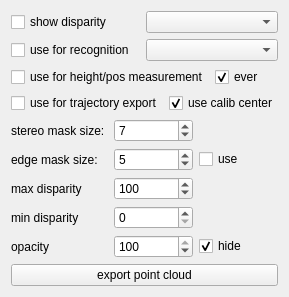
<?xml version="1.0" encoding="UTF-8"?>
<ui version="4.0">
 <class>Stereo</class>
 <widget class="QWidget" name="Stereo">
  <property name="geometry">
   <rect>
    <x>0</x>
    <y>0</y>
    <width>267</width>
    <height>274</height>
   </rect>
  </property>
  <layout class="QVBoxLayout" name="verticalLayout">
   <item>
    <layout class="QHBoxLayout" name="horizontalLayout">
     <property name="spacing">
      <number>2</number>
     </property>
     <item>
      <widget class="QCheckBox" name="stereoShowDisparity">
       <property name="text">
        <string>show disparity</string>
       </property>
      </widget>
     </item>
     <item>
      <widget class="QComboBox" name="stereoColor"/>
     </item>
    </layout>
   </item>
   <item>
    <layout class="QHBoxLayout" name="horizontalLayout_4">
     <property name="spacing">
      <number>2</number>
     </property>
     <item>
      <widget class="QCheckBox" name="stereoUseForReco">
       <property name="toolTip">
        <string>the recognition is not only done by markers; the height profile of a person is searched inside the disparity map</string>
       </property>
       <property name="text">
        <string>use for recognition</string>
       </property>
      </widget>
     </item>
     <item>
      <widget class="QComboBox" name="stereoDispAlgo"/>
     </item>
    </layout>
   </item>
   <item>
    <layout class="QHBoxLayout" name="horizontalLayout_2">
     <property name="spacing">
      <number>6</number>
     </property>
     <item>
      <widget class="QCheckBox" name="stereoUseForHeight">
       <property name="toolTip">
        <string>enable, if the disparity should be used to measure the position in 3D space and use it for height measurement</string>
       </property>
       <property name="text">
        <string>use for height/pos measurement</string>
       </property>
      </widget>
     </item>
     <item>
      <widget class="QCheckBox" name="stereoUseForHeightEver">
       <property name="enabled">
        <bool>true</bool>
       </property>
       <property name="text">
        <string>ever</string>
       </property>
       <property name="checked">
        <bool>true</bool>
       </property>
      </widget>
     </item>
    </layout>
   </item>
   <item>
    <layout class="QHBoxLayout" name="horizontalLayout_3">
     <item>
      <widget class="QCheckBox" name="stereoUseForExport">
       <property name="toolTip">
        <string>the calculated 3D data is directly used for trajectory export; values in the calibration tab are ignored (for uneven videos)</string>
       </property>
       <property name="text">
        <string>use for trajectory export</string>
       </property>
      </widget>
     </item>
     <item>
      <widget class="QCheckBox" name="stereoUseCalibrationCenter">
       <property name="toolTip">
        <string>while exporting pointGrey data directly, the coordinate center of calibration tab is used</string>
       </property>
       <property name="text">
        <string>use calib center</string>
       </property>
       <property name="checked">
        <bool>true</bool>
       </property>
      </widget>
     </item>
    </layout>
   </item>
   <item>
    <layout class="QGridLayout" name="gridLayout">
     <item row="1" column="0">
      <widget class="QLabel" name="label">
       <property name="text">
        <string>stereo mask size: </string>
       </property>
      </widget>
     </item>
     <item row="2" column="0">
      <widget class="QLabel" name="label_2">
       <property name="text">
        <string>edge mask size: </string>
       </property>
      </widget>
     </item>
     <item row="4" column="0">
      <widget class="QLabel" name="label_4">
       <property name="text">
        <string>min disparity</string>
       </property>
      </widget>
     </item>
     <item row="1" column="1">
      <widget class="QSpinBox" name="stereoMaskSize">
       <property name="keyboardTracking">
        <bool>false</bool>
       </property>
       <property name="minimum">
        <number>1</number>
       </property>
       <property name="maximum">
        <number>23</number>
       </property>
       <property name="singleStep">
        <number>2</number>
       </property>
       <property name="value">
        <number>7</number>
       </property>
      </widget>
     </item>
     <item row="2" column="1">
      <widget class="QSpinBox" name="edgeMaskSize">
       <property name="keyboardTracking">
        <bool>false</bool>
       </property>
       <property name="minimum">
        <number>3</number>
       </property>
       <property name="maximum">
        <number>11</number>
       </property>
       <property name="singleStep">
        <number>2</number>
       </property>
       <property name="value">
        <number>5</number>
       </property>
      </widget>
     </item>
     <item row="3" column="1">
      <widget class="QSpinBox" name="maxDisparity">
       <property name="keyboardTracking">
        <bool>false</bool>
       </property>
       <property name="maximum">
        <number>999</number>
       </property>
       <property name="value">
        <number>100</number>
       </property>
      </widget>
     </item>
     <item row="4" column="1">
      <widget class="QSpinBox" name="minDisparity">
       <property name="keyboardTracking">
        <bool>false</bool>
       </property>
       <property name="maximum">
        <number>999</number>
       </property>
      </widget>
     </item>
     <item row="3" column="0">
      <widget class="QLabel" name="label_3">
       <property name="text">
        <string>max disparity</string>
       </property>
      </widget>
     </item>
     <item row="2" column="2">
      <widget class="QCheckBox" name="useEdge">
       <property name="text">
        <string>use</string>
       </property>
      </widget>
     </item>
     <item row="5" column="0">
      <widget class="QLabel" name="label_5">
       <property name="text">
        <string>opacity</string>
       </property>
      </widget>
     </item>
     <item row="5" column="1">
      <widget class="QSpinBox" name="opacity">
       <property name="maximum">
        <number>100</number>
       </property>
       <property name="value">
        <number>100</number>
       </property>
      </widget>
     </item>
     <item row="5" column="2">
      <widget class="QCheckBox" name="hideWrong">
       <property name="text">
        <string>hide</string>
       </property>
       <property name="checked">
        <bool>true</bool>
       </property>
      </widget>
     </item>
    </layout>
   </item>
   <item>
    <widget class="QPushButton" name="stereoExport">
     <property name="text">
      <string>export point cloud</string>
     </property>
    </widget>
   </item>
  </layout>
 </widget>
 <resources/>
 <connections/>
</ui>
